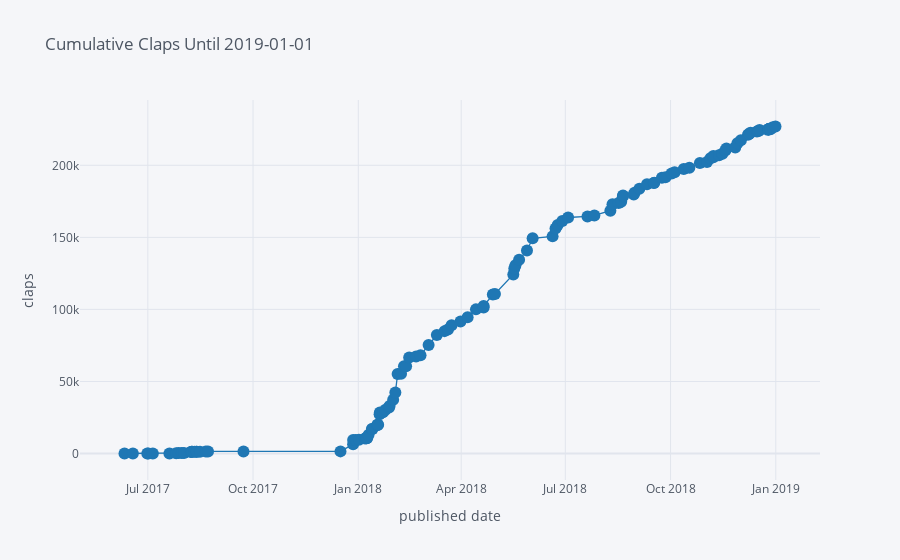
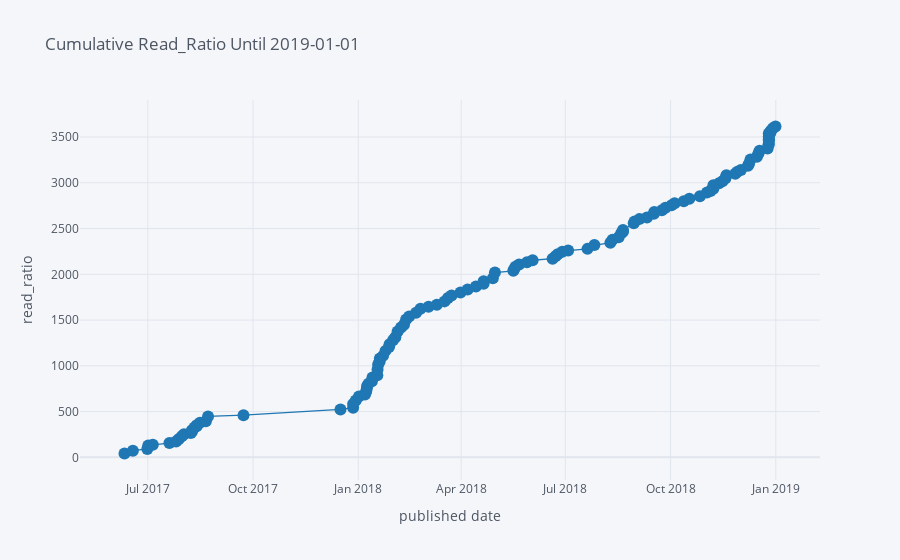
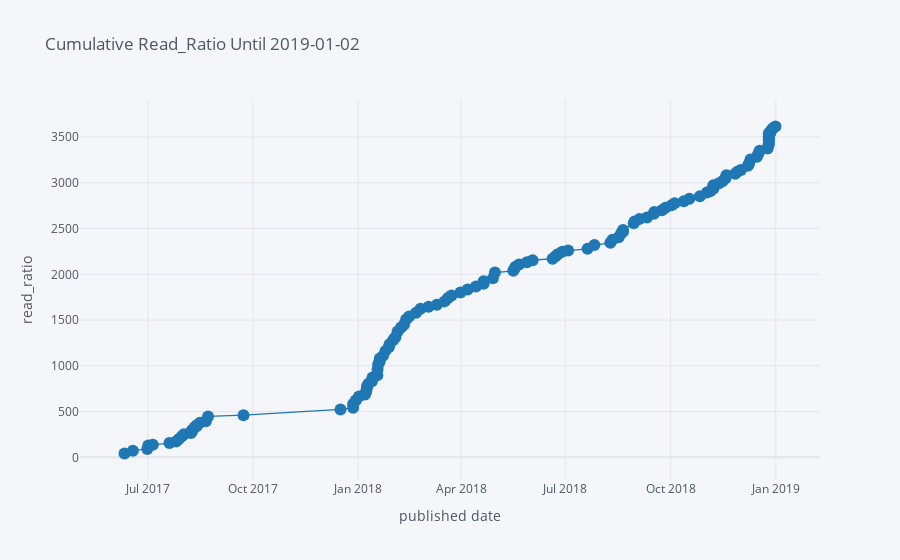
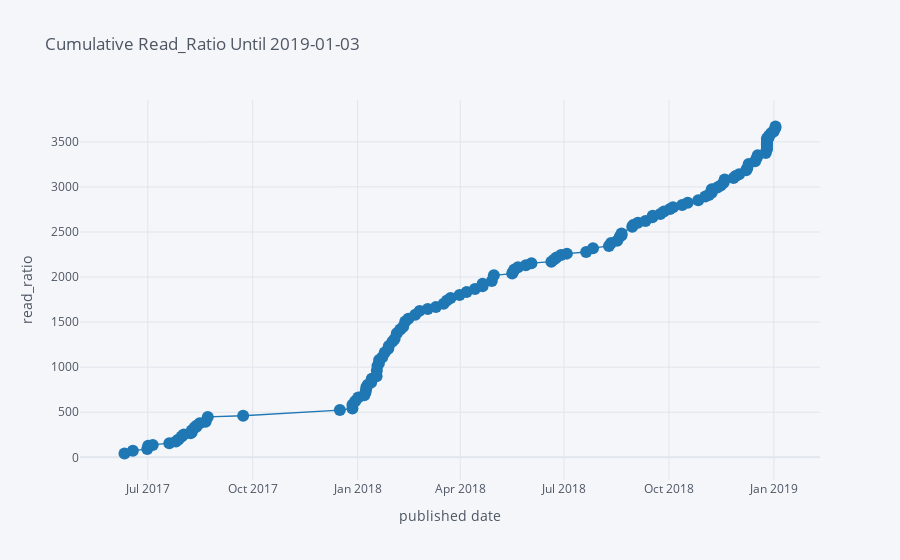

The notebook cell these images were saved under, in order:
### Markdown cell above
For our final example, we use the `Dropdown` and `DatePicker` widgets to plot one column cumulatively up to a certain time.

### Code cell
def plot_up_to(column, date):
    date = pd.Timestamp(date)
    plot_df = df.loc[df.index <= date].copy()
    plot_df[column].cumsum().iplot(mode='markers+lines', 
                                   xTitle='published date',
                                   yTitle=column, 
                                  title=f'Cumulative {column.title()} Until {date.date()}')
    
_ = interact(plot_up_to, column=widgets.Dropdown(options=list(df.select_dtypes('number').columns)), 
             date = widgets.DatePicker(value=pd.to_datetime('2019-01-01')))
